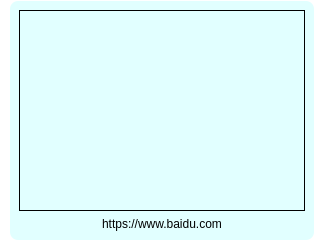
<?xml version="1.0" encoding="UTF-8"?>
<ui version="4.0">
 <class>Tab_Thumbnail_Widget</class>
 <widget class="QWidget" name="Tab_Thumbnail_Widget">
  <property name="geometry">
   <rect>
    <x>0</x>
    <y>0</y>
    <width>324</width>
    <height>250</height>
   </rect>
  </property>
  <property name="windowTitle">
   <string>Form</string>
  </property>
  <property name="styleSheet">
   <string notr="true">.QWidget{
background-color:white;
}</string>
  </property>
  <layout class="QHBoxLayout" name="horizontalLayout">
   <property name="leftMargin">
    <number>10</number>
   </property>
   <property name="topMargin">
    <number>1</number>
   </property>
   <property name="rightMargin">
    <number>10</number>
   </property>
   <property name="bottomMargin">
    <number>10</number>
   </property>
   <item>
    <widget class="QFrame" name="frameShadow">
     <property name="styleSheet">
      <string notr="true">.QFrame{
background-color:#E1FFFF;
border-radius:8px;
}</string>
     </property>
     <property name="frameShape">
      <enum>QFrame::StyledPanel</enum>
     </property>
     <property name="frameShadow">
      <enum>QFrame::Raised</enum>
     </property>
     <layout class="QVBoxLayout" name="verticalLayout" stretch="5,0">
      <property name="spacing">
       <number>6</number>
      </property>
      <property name="leftMargin">
       <number>9</number>
      </property>
      <property name="topMargin">
       <number>9</number>
      </property>
      <property name="rightMargin">
       <number>9</number>
      </property>
      <property name="bottomMargin">
       <number>9</number>
      </property>
      <item>
       <widget class="QLabel" name="labelPix">
        <property name="styleSheet">
         <string notr="true">border:1px solid black;</string>
        </property>
        <property name="text">
         <string/>
        </property>
        <property name="alignment">
         <set>Qt::AlignCenter</set>
        </property>
       </widget>
      </item>
      <item>
       <widget class="QLabel" name="labelDesc">
        <property name="text">
         <string>https://www.baidu.com</string>
        </property>
        <property name="alignment">
         <set>Qt::AlignCenter</set>
        </property>
       </widget>
      </item>
     </layout>
    </widget>
   </item>
  </layout>
 </widget>
 <resources/>
 <connections/>
</ui>
